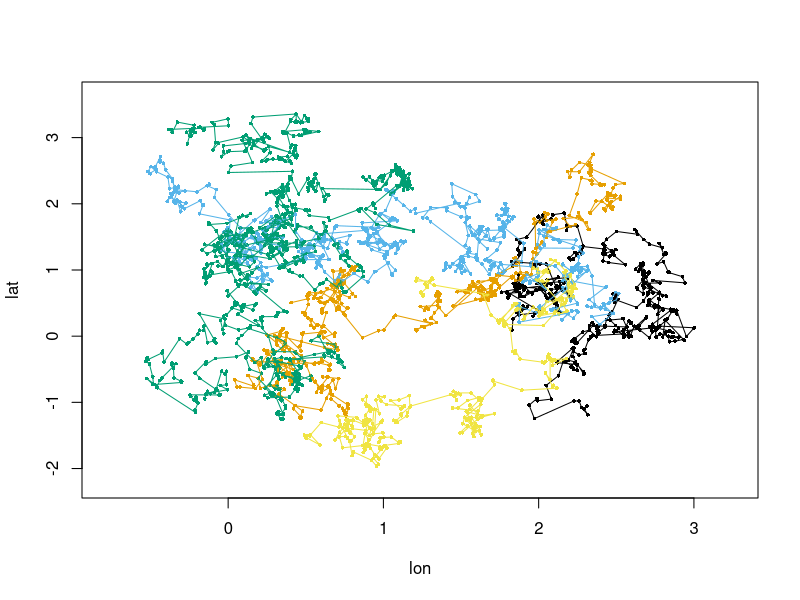

Write the R code that produced this figure. (Note: this script raises an error after producing the figure.)
#Calculate random location data where displacement lengths follow an exponential distribution

tracks <- 5 #how many tracks do you want to make?
lambda <- 0.125 #for all tracks
distmin <- 2.5e-1 #in km

directedforward <- 0.3 #percent of angles showing forward directed movement - this ends up being split into 330-360 and 0-30 degree angles below
directedbackward <- 0.3 #percent of angles showing backward directed movement
random <- 0.4 #percent of angles showing random movement

startLatRange <- runif(tracks,0,2) #random tagging location between 0-2 deg latitude
startLonRange <- runif(tracks,0,2) #random tagging location between 0-2 deg longitude

dates <- sample(seq(as.POSIXct('2015-01-01 12:00:00'), as.POSIXct('2020-01-01 24:00:00'), by="day"), tracks) #random tagging dates

expSample <- data.frame("ref"=0,"lon"=startLonRange[1],"lat"=startLatRange[1],"day"=dates[1]) # start loop, delete row at end of loop

set.seed(1)
samplesize <- floor(runif(tracks,200,1000)) #how many locations is the track going to have (min 200 max 1000)

i=1
for (i in 1:tracks){
  r <- runif(samplesize[i]-1,0,1) #uniform random number between 0-1
  exp_x <- distmin-(1/lambda)*log(1-r) #Mean of exponential dist should equal 1/lambda when xmin isn't a factor. e.g., 1/mean(-(1/lambda)*log(1-r)) = lambda
  directedForwardAngle1 <- round(runif((ceiling((directedforward/2)*samplesize[i])),330,360),2)
  directedForwardAngle2 <- round(runif((ceiling((directedforward/2)*samplesize[i])),0,30),2)
  directedBackwardAngle <- round(runif((ceiling((directedbackward)*samplesize[i])),150,210),2)
  randomAngle <- runif(ceiling((random*samplesize[i])),0,360)
  angles <- c(directedForwardAngle1,directedForwardAngle2,directedBackwardAngle,randomAngle) #put the angles together
  angles <- sample(angles,samplesize[i]) #randomize the order of the angles, if the rounding earlier caused too many angles this will bring it back to the designated sample size
  Radius <- 6371 #Earth Radius in km (disp are in km)
  rad <- 3.141592653589793/180 #Python has more digits of pi than R, so value pasted here instead of "pi"
  expSample<-rbind(expSample,c(data.frame("ref"=rep(i,samplesize[i]),"lon"=rep(startLonRange[i],samplesize[i]),"lat"=rep(startLatRange[i],samplesize[i]),
                                          "day"=rep(dates[i],samplesize[i]))))
  if (i==1){
    startRow <- 1
  } else {
    startRow <- sum(samplesize[1:i-1])+1
  }
  j=1
  for (j in 1:(samplesize[i]-1)){ #for each new location in each track  1-411
    d <- exp_x[j] #random disp from exp dist
    a <- angles[j]*(rad) #random angle from those created previously
    lat1 <- expSample$lat[startRow+j]*(rad) # convert to radians - current lat
    long1 <- expSample$lon[startRow+j]*(rad) # convert to radians - current long
    lat2 <- asin(sin(lat1)*cos(d/Radius) + cos(lat1)*sin(d/Radius)*cos(a)) # calculate new lat in radians based on angle and distance
    long2 <- long1 + atan2(sin(a)*sin(d/Radius)*cos(lat1),cos(d/Radius)-sin(lat1)*sin(lat2)) # calculate new long in radians based on angle and distance
    expSample$lon[startRow+j+1] <- long2/rad # convert to degrees and save
    expSample$lat[startRow+j+1] <- lat2/rad # convert to degrees and save
    expSample$day[startRow+j+1] <- expSample$day[startRow+j]+(24*60*60) # previous day plus number of hours it would take the animal to travel that distance
  }
}
expSample<-expSample[-1,]
cols <- data.frame(
  col = palette.colors(length(unique(expSample$ref))),
  id = unique(expSample$ref)
)
with(expSample, {
  plot(lon,lat,pch = 16, col = cols$col[match(ref, cols$id)], type = "p", ylim=c(min(lat)-0.25,max(lat)+0.25),xlim=c(min(lon)-0.25,max(lon)+0.25),cex=0.5)
  for (l in unique(ref)) {
    print(cols$col[match(l, cols$id)])
    lines(lon[ref == l], lat[ref == l], type = "l", col = cols$col[match(l, cols$id)])
  }
})

rm(list=ls()[! ls() %in% c("expSample")])
expSample_v2<-expSample
setwd("Y:/Git/PhysMove/data")
save(expSample_v2, file = "expSample_v2.RData")
